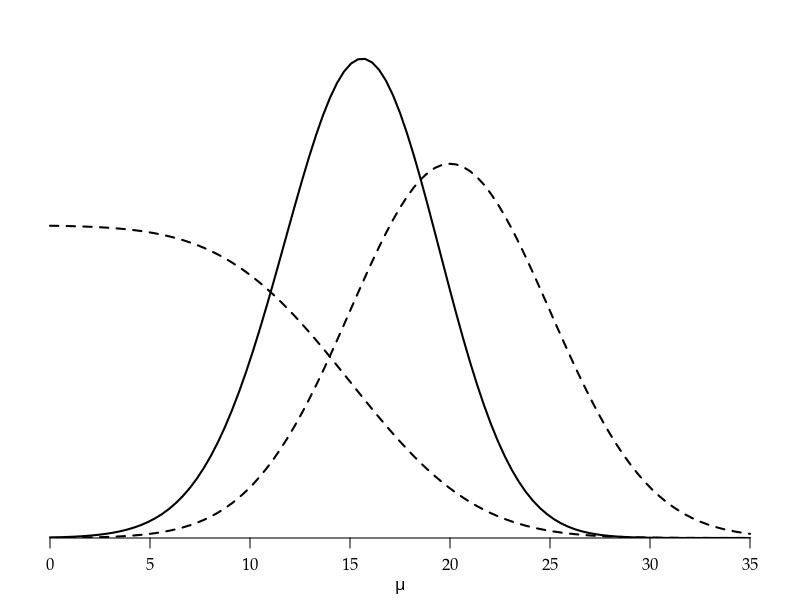

Write the R code that produced this figure. (Note: this script raises an error after producing the figure.)
args = commandArgs()
basename = sub(".R$", "", sub("^--file=(.*/)?", "", args[grep("^--file=", args)]))
if (length(basename) != 0)
    pdf(file=paste0(basename, "_tmp.pdf"), colormodel="gray", width=5, height=3.5)
par(family="Palatino")
par(mgp=c(2,0.8,0)) # title and axis margins. default: c(3,1,0)
par(mar=c(3,1,1,1)+0.1) # bottom, left, top, right margins. default: c(5,4,4,2)+0.1

plot(NULL, xlim=c(0,35), ylim=c(0,0.11),
     xlab=expression(italic(mu)), ylab="", yaxs="i", axes=FALSE)
axis(1)
curve(dnorm(x, 20, 5), lty=2, lwd=2, add=TRUE)
a = integrate(function(x) pnorm(15, x, 5), 0, 35)$value
curve(pnorm(15, x, 5) / a, lty=2, lwd=2, add=TRUE)
p = function(x) dnorm(20, x, 5) * pnorm(15, x, 5)
a = integrate(p, 0, 35)$value
curve(p(x) / a, lwd=2, add=TRUE)

dev.off()
embedFonts(paste0(basename, "_tmp.pdf"), outfile=paste0(basename, ".pdf"),
           options="-c \"<</NeverEmbed []>> setdistillerparams\" -f ")
